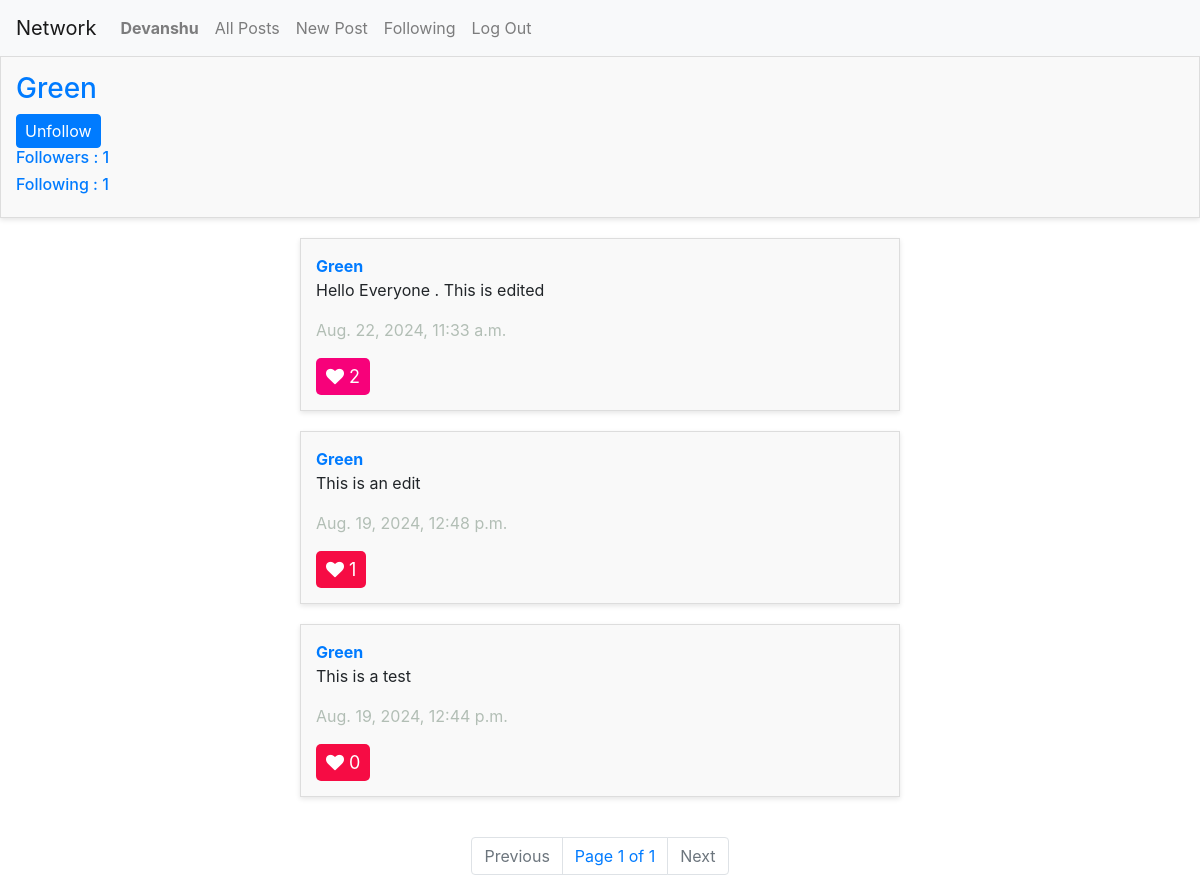
/profile/3/ (signed in), run on the app's committed database.
### network/models.py (models this page shows, shortened)
class User(AbstractUser):
    followers = models.IntegerField(blank=True, null=True, default=0)
    following = models.IntegerField(blank=True, null=True, default=0)

class Post(models.Model):
    user = models.ForeignKey(User, on_delete=models.CASCADE, related_name="userpost")
    text = models.TextField()
    likes = models.IntegerField(blank=True, null=True, default =0)
    timestamp = models.DateTimeField(auto_now_add=True)

### network/views.py (the view)
# urls.py: path("profile/<int:user_id>/", views.profile_page, name="profile_page"),
def profile_page(request, user_id):
    profile_user = User.objects.get(pk=user_id)
    current_user = request.user
    posts = Post.objects.filter(user=profile_user).order_by('-id')
    followers = Following.objects.filter(following = profile_user).count()
    followings = Following.objects.filter(user = profile_user).count()
    is_following = Following.objects.filter(user=current_user, following=profile_user).exists()
    p = Paginator(posts, 10)
    page_number = request.GET.get('page')
    page_obj = p.get_page(page_number)
    try:
        page_obj = p.get_page(page_number)
    except PageNotAnInteger:
        page_obj = p.page(1)
    except EmptyPage:
        page_obj = p.page(p.num_pages)
    if isinstance(request.user, AnonymousUser):
        liked_post_ids = set()
    else:
        liked_posts = Like.objects.filter(user=request.user, like=True).values_list('post_id', flat=True)
        liked_post_ids = set(liked_posts)
    return render(request, 'network/profile.html', {
        "profile":profile_user,
        "posts":page_obj,
        "page_obj":page_obj,
        "is_following":is_following,
        "followers" : followers,
        "followings": followings,
        "liked_post_ids":liked_post_ids
    })

### network/templates/network/profile.html (shortened to what this page needs)
{% extends 'network/layout.html' %}
{% load static %}
{% block body %}
    <div id="post">
        <div id="user">
            <h3>{{ profile }}</h3>
            {% if user.is_authenticated and request.user != profile %}
                <button class="btn btn-primary py-1 px-2 ms-auto" id="followButton">
                    {% if is_following %}
                        Unfollow
                    {% else %}
                        Follow
                    {% endif %}
                </button>
            {% endif %}
            <h6>Followers : {{ followers }}</h6>
            <h6>Following : {{ followings }}</h6>
        </div>
    </div>
    <div id="posts">
        {% for post in page_obj %}
            <div id="post">
                <a href="{% url 'profile_page' user_id=post.user.id %}" id="user"><strong>{{ post.user }}</strong></a>
                <br>
                <div class="editButton-{{ post.id }}" id="edit-text">
                    <p id = "postBody-{{ post.id }}">{{ post.text }}</p>
                </div>
                <p id="timestamp">{{ post.timestamp }}</p>
                <button id="like" data-post-id="{{ post.id }}" class="like-button {% if post.id in liked_post_ids %}liked{% endif %}">
                        <i class="fa fa-heart" style="font-size:18px" ></i>
                     <span class="count" id="like-count-{{ post.id }}">{{ post.likes }}</span>
                     </button>
            </div>
        {% endfor %}
    </div>
    <nav class="Page-navigation">
        <ul class="pagination">
            {% if page_obj.has_previous %}
                <li class="page-item">
                    <a class="page-link" href="?page={{ page_obj.previous_page_number }}" tabindex="-1">Previous</a>
                </li>
            {% else %}
                <li class="page-item disabled">
                    <a class="page-link" tabindex="-1" aria-disabled="true">Previous</a>
                </li>
            {% endif %}
            <li class="page-link">Page {{ page_obj.number }} of {{ page_obj.paginator.num_pages }}</li>
            {% if page_obj.has_next %}
                <li class="page-item">
                    <a class="page-link" href="?page={{ page_obj.next_page_number }}">Next</a>
                </li>
            {% else %}
                <li class="page-item disabled">
                    <a class="page-link" aria-disabled="true">Next</a>
                </li>
            {% endif %}
        </ul>
    </nav>
{% endblock %}

### network/templates/network/layout.html (shortened to what this page needs)
{% load static %}
<!DOCTYPE html>
<html lang="en">
    <head>
        <link rel="stylesheet" href="https://stackpath.bootstrapcdn.com/bootstrap/4.4.1/css/bootstrap.min.css">
        <link href="{% static 'network/styles.css' %}" rel="stylesheet">
        <link rel="stylesheet" href="https://cdnjs.cloudflare.com/ajax/libs/font-awesome/4.7.0/css/font-awesome.min.css">
    </head>
    <body>
        <nav class="navbar navbar-expand-lg navbar-light bg-light">
            <a class="navbar-brand" href="{% url 'index' %}">Network</a>
            <div>
              <ul class="navbar-nav mr-auto">
                {% if user.is_authenticated %}
                    <li class="nav-item">
                        <a class="nav-link" href="{% url 'profile_page' user_id=user.id %}"><strong>{{ user.username }}</strong></a>
                    </li>
                {% endif %}
                <li class="nav-item">
                  <a class="nav-link" href="{% url 'index' %}" id="allposts">All Posts</a>
                </li>
                {% if user.is_authenticated %}
                    <li class="nav-item">
                        <a class="nav-link" href="{% url 'new_post' %}" id="newpost">New Post</a>
                    </li>
                    <li class="nav-item">
                        <a class="nav-link" href="{% url 'following' %}">Following</a>
                    </li>
                    <li class="nav-item">
                        <a class="nav-link" href="{% url 'logout' %}">Log Out</a>
                    </li>
                {% endif %}
              </ul>
            </div>
          </nav>
        <div class="body">
            {% block body %}
            {% endblock %}
        </div>
    </body>
</html>

### network/static/network/styles.css (style rules this page uses)
body { background-image: url("https://images.pexels.com/photos/19670/pexels-photo.jpg?auto=compress&cs=tinysrgb&w=1260&h=750&dpr=2"); background-repeat: no-repeat; background-size: cover; background-position: center; }
#posts { display: flex; flex-direction: column; align-items: center; margin: 20px auto; width: 50%; }
#post { background-color: #f9f9f9; border: 1px solid #ddd; padding: 15px; margin-bottom: 20px; width: 100%; box-shadow: 0px 2px 5px rgba(0, 0, 0, 0.1); transition: transform 0.2s ease; }
#user { color: #007bff; text-decoration: none; }
#timestamp { color:#B2BEB5; }
.Page-navigation { display: flex; flex-direction: column; align-items: center; }
.like-button { border: none; padding-left:10px; padding-right:10px; padding-top:5px; padding-bottom:5px; background-color:#F60C44; color:white; font-size:18px; border-radius:5px; }
.like-button.liked { background-color: #F7017A; }
#edit-text { display: block; }

### data on the page
User: username "Devanshu"
User: username "Green"
Post: user "Green", text "Hello Everyone . This is edited", timestamp "Aug. 22, 2024, 11:33 a.m.", likes "2"
Post: user "Green", text "This is an edit", timestamp "Aug. 19, 2024, 12:48 p.m.", likes "1"
Post: user "Green", text "This is a test", timestamp "Aug. 19, 2024, 12:44 p.m.", likes "0"

### other printed values
{{ followers }} "1"
{{ followings }} "1"
{{ page_obj.number }} "1"
{{ page_obj.paginator.num_pages }} "1"
